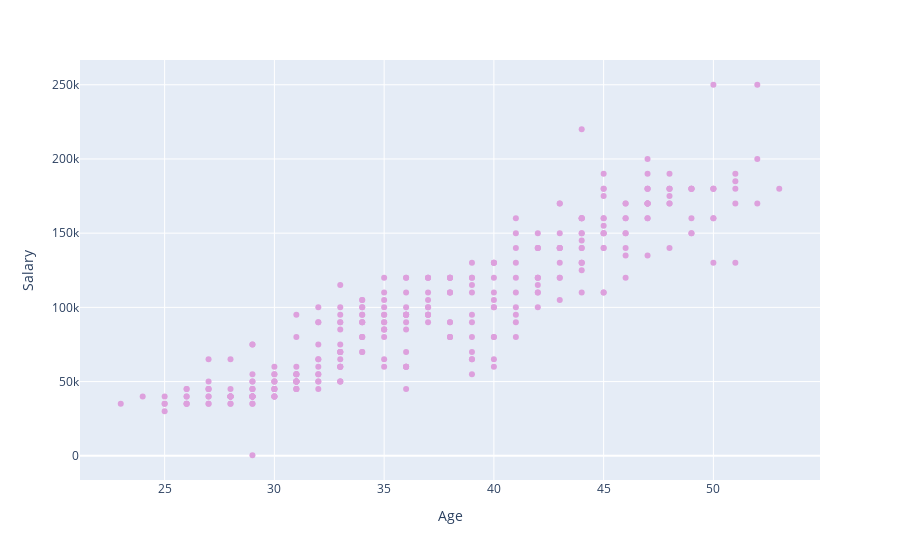

The cell this chart's notebook holds for it:
### Code cell
# use target data (salary) corresponding to each feature
salGen = px.scatter(df, x="Age", y="Salary", color_discrete_sequence=['plum'])
salGen.show()

### Figure 1 — Plotly figure (JSON) as saved in the notebook; plotly's stock layout.template omitted (floating-point values rounded to 4 significant figures; data arrays with more than 128 entries replaced by an {"elided": "..."} marker saying what was removed)
{"data": [{"hovertemplate": "Age=%{x}<br>Salary=%{y}<extra></extra>", "legendgroup": "", "marker": {"color": "plum", "symbol": "circle"}, "mode": "markers", "name": "", "orientation": "v", "showlegend": false, "type": "scatter", "x": {"elided": "324 int values"}, "xaxis": "x", "y": {"elided": "324 int values"}, "yaxis": "y"}], "layout": {"legend": {"tracegroupgap": 0}, "margin": {"t": 60}, "xaxis": {"anchor": "y", "domain": [0, 1], "title": {"text": "Age"}}, "yaxis": {"anchor": "x", "domain": [0, 1], "title": {"text": "Salary"}}}}
